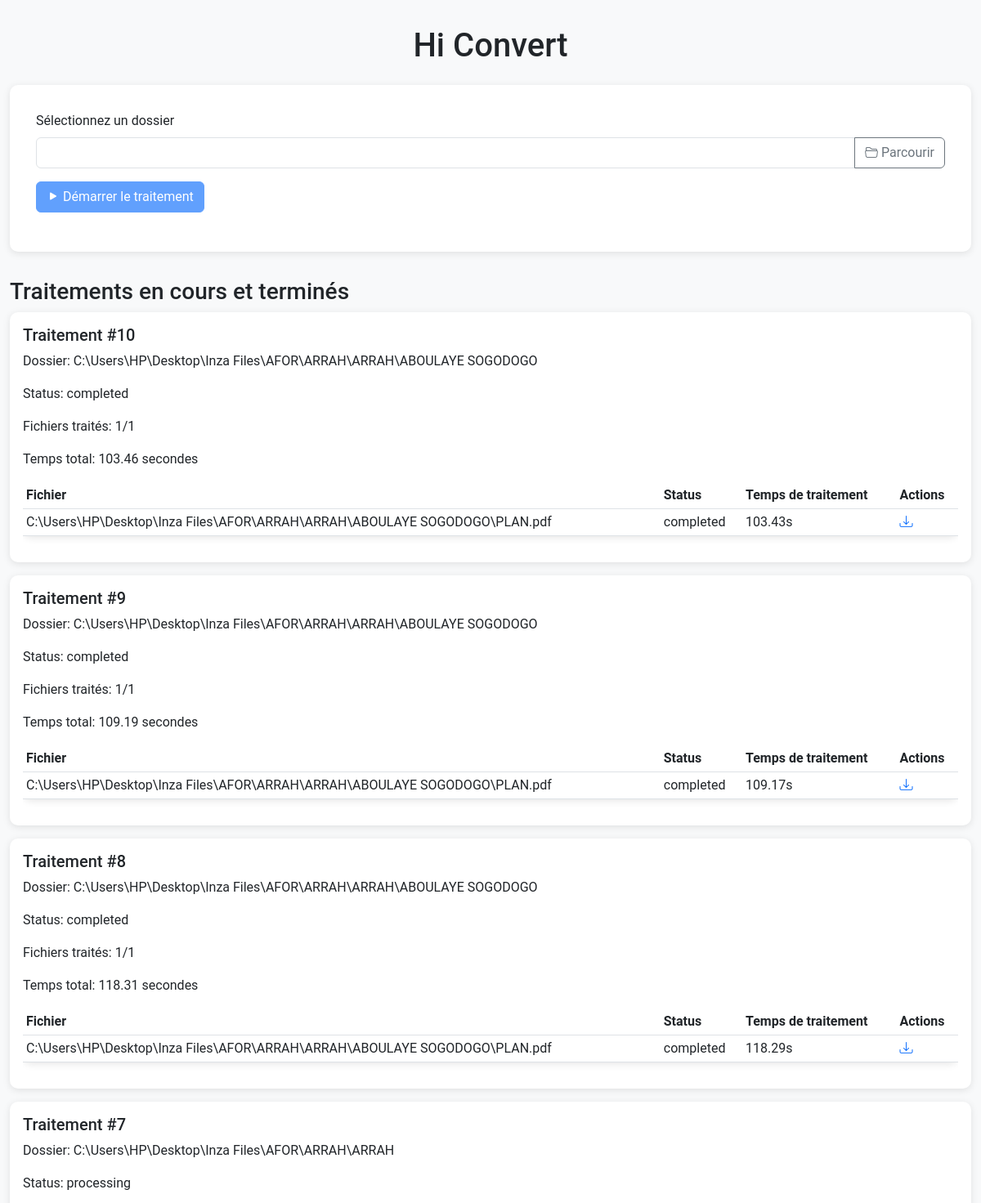
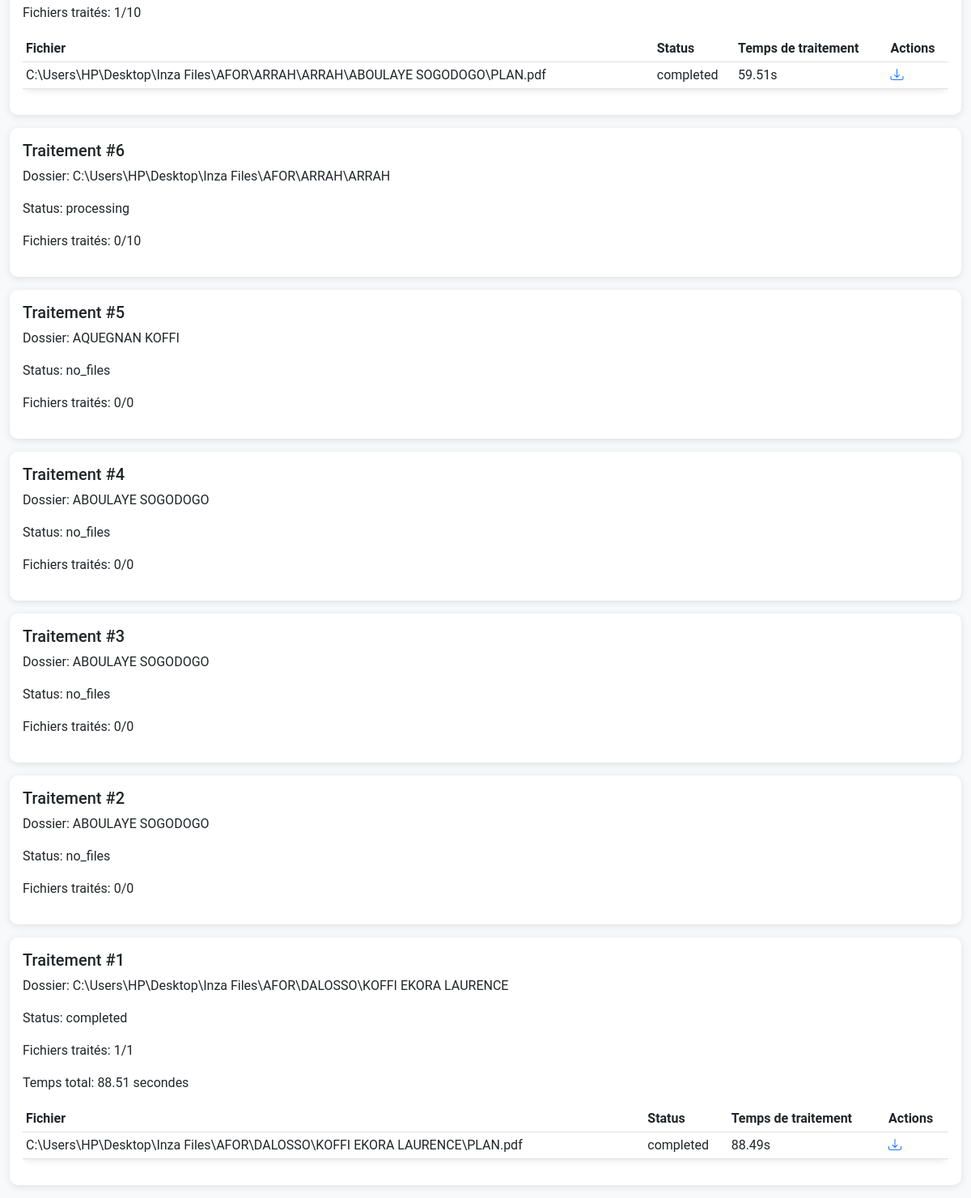
The page / on the database its author committed (2 pictures, top to bottom).
### pdf_converter/models.py (models this page shows, shortened)
class ProcessingJob(models.Model):
    folder_path = models.CharField(max_length=500)
    uploaded_at = models.DateTimeField(default=timezone.now)
    total_files = models.IntegerField(default=0)
    processed_count = models.IntegerField(default=0)
    total_processing_time = models.FloatField(null=True, blank=True)
    status = models.CharField(max_length=20, default='pending')

class ProcessedFile(models.Model):
    job = models.ForeignKey(ProcessingJob, on_delete=models.CASCADE, related_name='files')
    file_path = models.CharField(max_length=500)
    processing_time = models.FloatField()
    status = models.CharField(max_length=20, default='completed')
    processed_at = models.DateTimeField(auto_now_add=True)

### pdf_converter/views.py (the view)
# urls.py: path('', views.index, name='index'),
def index(request):
    jobs = ProcessingJob.objects.all().order_by('-uploaded_at')
    return render(request, 'pdf_converter/index.html', {'jobs': jobs})

### pdf_converter/templates/pdf_converter/index.html (shortened to what this page needs)
<!DOCTYPE html>
<html lang="fr">
<head>
    <link href="https://cdn.jsdelivr.net/npm/bootstrap@5.3.0/dist/css/bootstrap.min.css" rel="stylesheet">
    <link href="https://cdn.jsdelivr.net/npm/bootstrap-icons@1.7.2/font/bootstrap-icons.css" rel="stylesheet">
</head>
<body>
    <div class="container">
        <h1 class="text-center mb-4">Hi Convert</h1>
        <div class="folder-select">
            <form id="folderForm" class="mb-3">
                <div class="mb-3">
                    <label for="folderPath" class="form-label">Sélectionnez un dossier</label>
                    <div class="input-group">
                        <input type="text" class="form-control" id="folderPath" name="folder_path" readonly>
                        <button class="btn btn-outline-secondary" type="button" id="browseButton">
                            <i class="bi bi-folder2-open"></i> Parcourir
                        </button>
                    </div>
                </div>
                <button type="submit" class="btn btn-primary" id="startButton" disabled>
                    <i class="bi bi-play-fill"></i> Démarrer le traitement
                </button>
            </form>
        </div>
        <div id="jobsList">
            <h3>Traitements en cours et terminés</h3>
            {% for job in jobs %}
            <div class="job-card">
                <h5>Traitement #{{ job.id }}</h5>
                <p>Dossier: {{ job.folder_path }}</p>
                <p>Status: {{ job.status }}</p>
                <p>Fichiers traités: {{ job.processed_count }}/{{ job.total_files }}</p>
                {% if job.total_processing_time %}
                <p>Temps total: {{ job.total_processing_time|floatformat:2 }} secondes</p>
                {% endif %}
                {% if job.files.all %}
                <div class="table-responsive">
                    <table class="table table-sm">
                        <thead>
                            <tr>
                                <th>Fichier</th>
                                <th>Status</th>
                                <th>Temps de traitement</th>
                                <th>Actions</th>
                            </tr>
                        </thead>
                        <tbody>
                            {% for file in job.files.all %}
                            <tr>
                                <td>{{ file.file_path }}</td>
                                <td>{{ file.status }}</td>
                                <td>{{ file.processing_time|floatformat:2 }}s</td>
                                <td>
                                    {% if file.status == 'completed' %}
                                    <a href="{% url 'download_csv' file.id %}" class="download-btn" title="Télécharger CSV">
                                        <i class="bi bi-download"></i>
                                    </a>
                                    {% endif %}
                                </td>
                            </tr>
                            {% endfor %}
                        </tbody>
                    </table>
                </div>
                {% endif %}
            </div>
            {% endfor %}
        </div>
    </div>
</body>
</html>

### pdf_converter/templates/pdf_converter/index.html (style rules this page uses)
body { background-color: #f8f9fa; font-family: 'Roboto', sans-serif; }
.container { max-width: 1200px; margin-top: 2rem; }
.folder-select { background: white; border-radius: 10px; padding: 2rem; box-shadow: 0 2px 10px rgba(0,0,0,0.1); margin-bottom: 2rem; }
.table { background: white; border-radius: 10px; box-shadow: 0 2px 10px rgba(0,0,0,0.1); }
.job-card { background: white; border-radius: 10px; padding: 1rem; margin-bottom: 1rem; box-shadow: 0 2px 10px rgba(0,0,0,0.1); }
.download-btn { color: #0d6efd; cursor: pointer; }

### rows shown on the page
ProcessingJob: id "10", folder_path "C:\\Users\\HP\\Desktop\\Inza Files\\AFOR\\ARRAH\\ARRAH\\ABOULAYE SOGODOGO", status "completed", processed_count "1", total_files "1", total_processing_time "103.46"
ProcessedFile: file_path "C:\\Users\\HP\\Desktop\\Inza Files\\AFOR\\ARRAH\\ARRAH\\ABOULAYE SOGODOGO\\PLAN.pdf", status "completed", processing_time "103.43"
ProcessingJob: id "9", folder_path "C:\\Users\\HP\\Desktop\\Inza Files\\AFOR\\ARRAH\\ARRAH\\ABOULAYE SOGODOGO", status "completed", processed_count "1", total_files "1", total_processing_time "109.19"
ProcessedFile: file_path "C:\\Users\\HP\\Desktop\\Inza Files\\AFOR\\ARRAH\\ARRAH\\ABOULAYE SOGODOGO\\PLAN.pdf", status "completed", processing_time "109.17"
ProcessingJob: id "8", folder_path "C:\\Users\\HP\\Desktop\\Inza Files\\AFOR\\ARRAH\\ARRAH\\ABOULAYE SOGODOGO", status "completed", processed_count "1", total_files "1", total_processing_time "118.31"
ProcessedFile: file_path "C:\\Users\\HP\\Desktop\\Inza Files\\AFOR\\ARRAH\\ARRAH\\ABOULAYE SOGODOGO\\PLAN.pdf", status "completed", processing_time "118.29"
ProcessingJob: id "7", folder_path "C:\\Users\\HP\\Desktop\\Inza Files\\AFOR\\ARRAH\\ARRAH", status "processing", processed_count "1", total_files "10"
ProcessedFile: file_path "C:\\Users\\HP\\Desktop\\Inza Files\\AFOR\\ARRAH\\ARRAH\\ABOULAYE SOGODOGO\\PLAN.pdf", status "completed", processing_time "59.51"
ProcessingJob: id "6", folder_path "C:\\Users\\HP\\Desktop\\Inza Files\\AFOR\\ARRAH\\ARRAH", status "processing", processed_count "0", total_files "10"
ProcessingJob: id "5", folder_path "AQUEGNAN KOFFI", status "no_files", processed_count "0", total_files "0"
ProcessingJob: id "4", folder_path "ABOULAYE SOGODOGO", status "no_files", processed_count "0", total_files "0"
ProcessingJob: id "3", folder_path "ABOULAYE SOGODOGO", status "no_files", processed_count "0", total_files "0"
ProcessingJob: id "2", folder_path "ABOULAYE SOGODOGO", status "no_files", processed_count "0", total_files "0"
ProcessingJob: id "1", folder_path "C:\\Users\\HP\\Desktop\\Inza Files\\AFOR\\DALOSSO\\KOFFI EKORA LAURENCE", status "completed", processed_count "1", total_files "1", total_processing_time "88.51"
ProcessedFile: file_path "C:\\Users\\HP\\Desktop\\Inza Files\\AFOR\\DALOSSO\\KOFFI EKORA LAURENCE\\PLAN.pdf", status "completed", processing_time "88.49"
